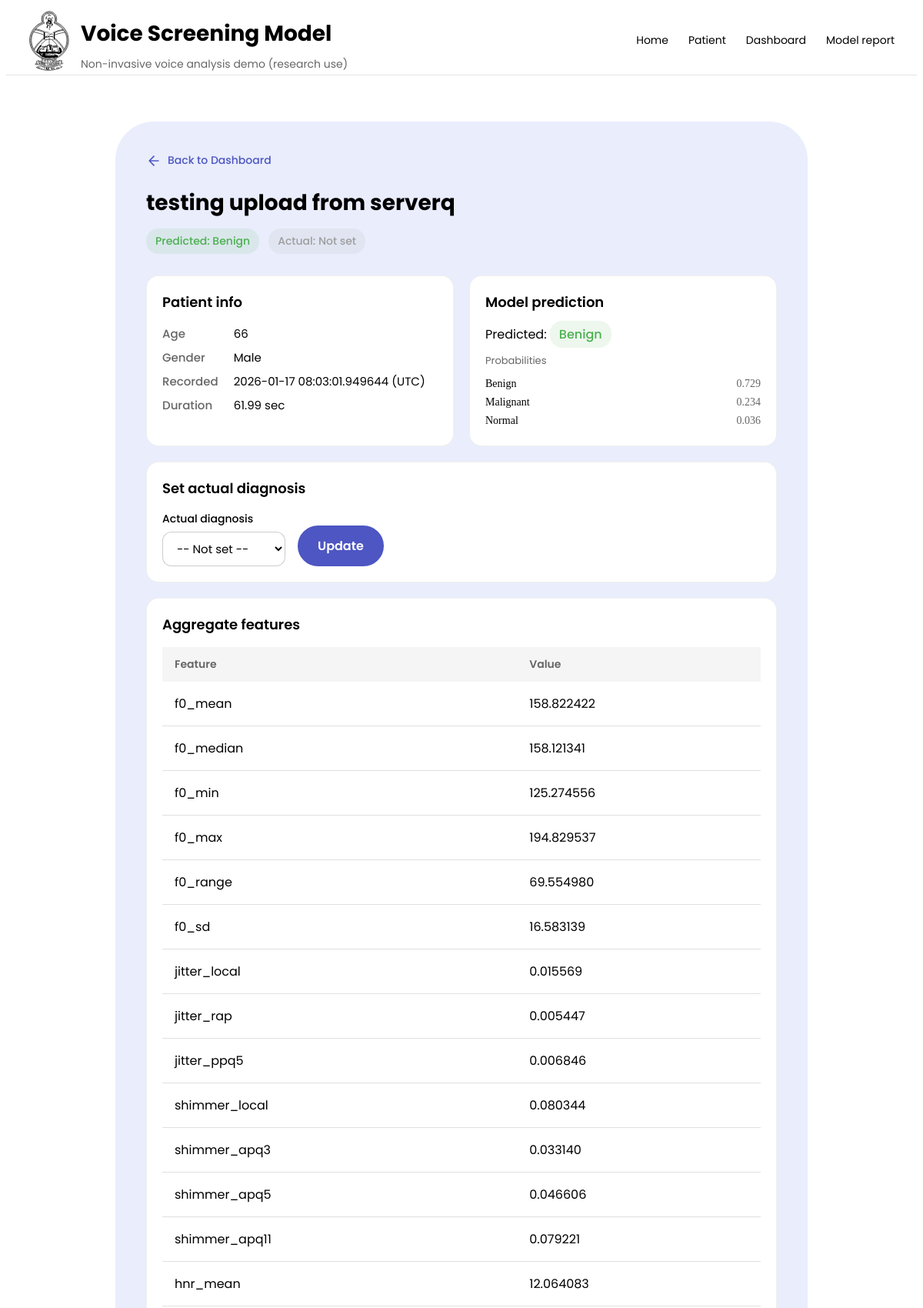
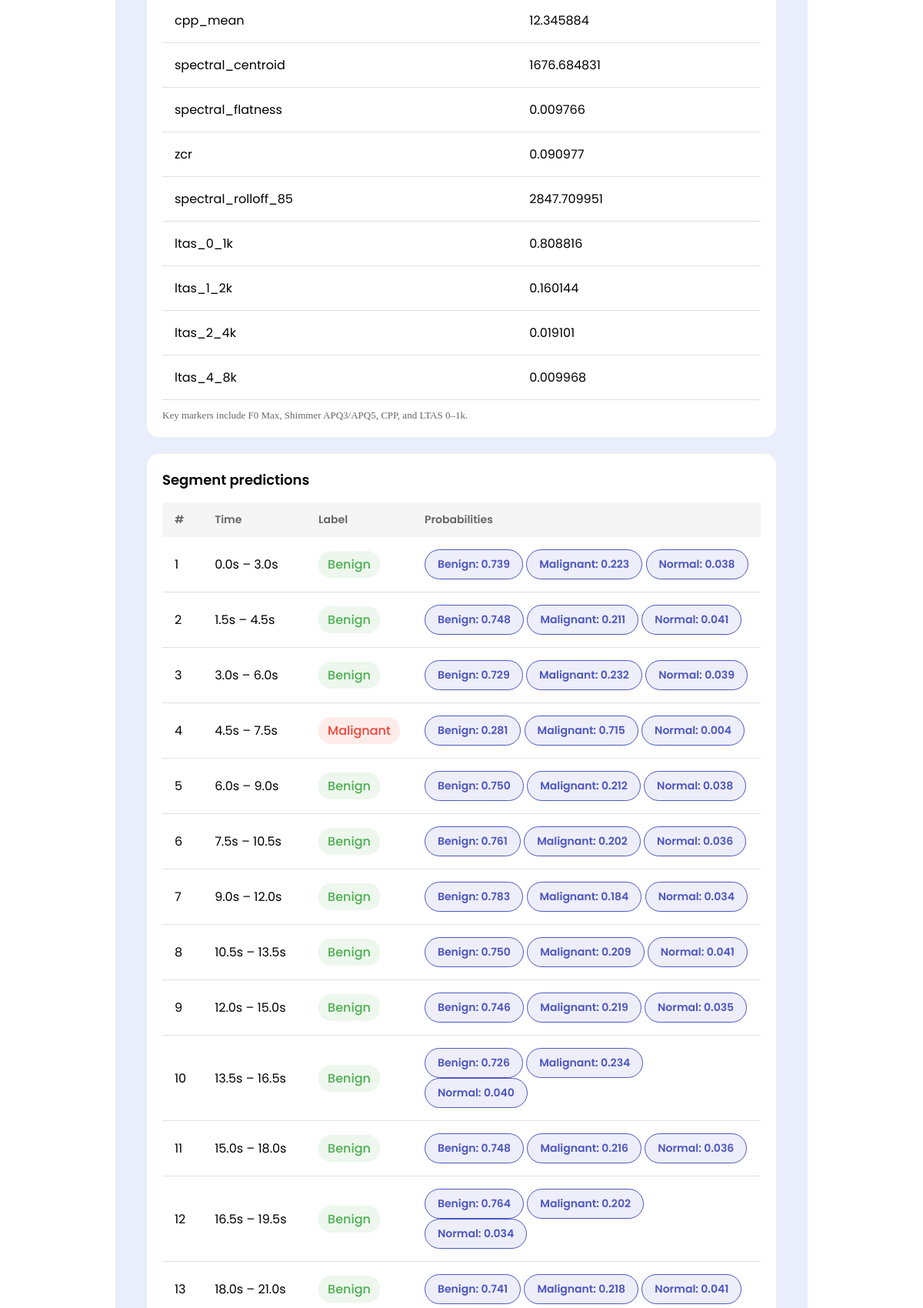
Screenshot of /dashboard/patient/116 (upper part) with the database file from the repository (2 pictures, top to bottom).
### app/models_db.py (models this page shows)
class Patients(SQLModel, table=True):
    id: Optional[int] = Field(default=None, primary_key = True)
    name: str
    age: int
    gender: str
    created_at: datetime = Field(default_factory=datetime.now)
    audio_path: str
    duration_sec: float
    actual_label: Optional[str] = None
    predicted_label: Optional[str] = None
    predicted_proba_json: Optional[str] = Field(default = "{}")
    segments: list["SegmentPredictions"] = Relationship(back_populates = "patient")

class SegmentPredictions(SQLModel, table=True):
    __tablename__ = 'segment_predictions'
    id: Optional[int] = Field(default=None, primary_key = True)
    patient_id: int = Field(foreign_key = "patients.id")
    segment_index: int
    start_time_sec: float
    end_time_sec: float
    predicted_label: str
    predicted_proba_json: str
    features_json: str
    patient: Optional["Patients"] = Relationship(back_populates = "segments")

### app/main.py (the view)
@app.get("/dashboard/patient/{pid}", response_class=HTMLResponse)
def patient_detail(pid: int, request: Request, session: Session = Depends(get_session)):
    rec = session.get(Patients, pid)
    if not rec:
        raise HTTPException(status_code=404, detail="Not found")
    proba = {}
    if rec.predicted_proba_json:
        try:
            proba = json.loads(rec.predicted_proba_json)
        except json.JSONDecodeError:
            proba = {}
    label_map = {
        "0": "Benign",
        "1": "Malignant",
        "2": "Normal",
    }
    proba_mapped = {}
    for key in proba.keys():
        if key in label_map:
            proba_mapped[label_map[key]] = proba[key]
        else:
            proba_mapped[key.capitalize()] = proba[key]
    if rec.predicted_label:
        predicted_label_display = label_map.get(rec.predicted_label, rec.predicted_label.capitalize())
    else:
        predicted_label_display = "NA"
    if predicted_label_display not in label_map:
        predicted_label_display = predicted_label_display.capitalize()
    seg_records = session.exec(
        select(SegmentPredictions)
        .where(SegmentPredictions.patient_id == pid)
        .order_by(SegmentPredictions.segment_index.asc())
    ).all()
    seg_preds = []
    all_features = []
    for seg_rec in seg_records:
        seg_proba = json.loads(seg_rec.predicted_proba_json)
        seg_features = json.loads(seg_rec.features_json)
        seg_proba_mapped = {}
        for key in seg_proba.keys():
            if key in label_map:
                seg_proba_mapped[label_map[key]] = seg_proba[key]
            else:
                seg_proba_mapped[key.capitalize()] = seg_proba[key]
        seg_preds.append({
            "segment_index": seg_rec.segment_index,
            "start_time": seg_rec.start_time_sec,
            "end_time": seg_rec.end_time_sec,
            "label": label_map.get(seg_rec.predicted_label, seg_rec.predicted_label.capitalize()),
            "proba": seg_proba_mapped,
        })
        all_features.append(seg_features)
    if all_features:
        agg_feats = aggregate_segment_features(all_features)
    else:
        agg_feats = {}
    return templates.TemplateResponse(
        "patient_details.html",
        {
            "request": request,
            "rec": rec,
            "predicted_label_display": predicted_label_display,
            "proba": proba_mapped,
            "seg_preds": seg_preds,
            "features": {"aggregate": agg_feats},
            "label_map": label_map,
        },
    )

### app/templates/patient_details.html (shortened to what this page needs)
{% extends "base.html" %}
{% block content %}
<section class="dashboard-card patient-detail-page">
  <nav class="patient-detail-nav">
    <a href="/dashboard?filter=all&source=predicted" class="back-link">
      <svg width="20" height="20" viewBox="0 0 24 24" fill="none" stroke="currentColor" stroke-width="2" stroke-linecap="round" stroke-linejoin="round"><path d="M19 12H5M12 19l-7-7 7-7"/></svg>
      Back to Dashboard
    </a>
  </nav>
  <header class="patient-detail-header">
    <h1 class="patient-detail-title">{{ rec.name }}</h1>
    <div class="patient-detail-badges">
      <span class="status-badge status-{{ predicted_label_display|lower }}">Predicted: {{ predicted_label_display }}</span>
      {% if rec.actual_label %}
        {% set actual_display = "Benign" if (rec.actual_label == "0" or rec.actual_label == "Benign") else ("Malignant" if (rec.actual_label == "1" or rec.actual_label == "Malignant") else "Normal") %}
        <span class="status-badge status-{{ actual_display|lower }}">Actual: {{ actual_display }}</span>
      {% else %}
        <span class="status-badge status-unknown">Actual: Not set</span>
      {% endif %}
    </div>
  </header>
  <div class="patient-detail-grid">
    <div class="patient-panel">
      <h3 class="patient-panel-title">Patient info</h3>
      <dl class="patient-info-dl">
        <dt>Age</dt><dd>{{ rec.age }}</dd>
        <dt>Gender</dt><dd>{{ rec.gender }}</dd>
        <dt>Recorded</dt><dd>{{ rec.created_at }} (UTC)</dd>
        <dt>Duration</dt><dd>{{ "%.2f"|format(rec.duration_sec) }} sec</dd>
      </dl>
    </div>
    <div class="patient-panel">
      <h3 class="patient-panel-title">Model prediction</h3>
      <p class="patient-prediction-main">Predicted: <span class="status-badge status-{{ predicted_label_display|lower }}">{{ predicted_label_display }}</span></p>
      <p class="patient-proba-label">Probabilities</p>
      <ul class="patient-proba-list">
        {% for k, v in proba.items() %}
          <li><span class="proba-name">{{ k }}</span><span class="proba-value">{{ "%.3f"|format(v) }}</span></li>
        {% endfor %}
      </ul>
    </div>
  </div>
  <div class="patient-panel patient-panel-full">
    <h3 class="patient-panel-title">Set actual diagnosis</h3>
    <form method="POST" action="/dashboard/patient/{{ rec.id }}/update-label" class="patient-label-form">
      <label class="patient-label-field">
        <span class="patient-label-label">Actual diagnosis</span>
        <select name="actual_label" class="patient-label-select">
          <option value="">-- Not set --</option>
        </select>
      </label>
      <button type="submit" class="btn primary">Update</button>
    </form>
  </div>
  <div class="patient-panel patient-panel-full">
    <h3 class="patient-panel-title">Aggregate features</h3>
    <div class="patient-table-wrap">
      <table class="dashboard-table">
        <thead><tr><th>Feature</th><th>Value</th></tr></thead>
        <tbody>
          {% for k, v in features["aggregate"].items() %}
            <tr><td>{{ k }}</td><td>{{ "%.6f"|format(v) if v is number else v }}</td></tr>
          {% endfor %}
        </tbody>
      </table>
    </div>
    <p class="patient-panel-note">Key markers include F0 Max, Shimmer APQ3/APQ5, CPP, and LTAS 0–1k.</p>
  </div>
  <div class="patient-panel patient-panel-full">
    <h3 class="patient-panel-title">Segment predictions</h3>
    <div class="patient-table-wrap">
      <table class="dashboard-table">
        <thead><tr><th>#</th><th>Time</th><th>Label</th><th>Probabilities</th></tr></thead>
        <tbody>
          {% for sp in seg_preds %}
            <tr>
              <td>{{ loop.index }}</td>
              <td>{{ "%.1f"|format(sp.start_time) }}s – {{ "%.1f"|format(sp.end_time) }}s</td>
              <td><span class="status-badge status-{{ sp.label|lower }}">{{ sp.label }}</span></td>
              <td>
                {% for k, v in sp.proba.items() %}
                  <span class="pill">{{ k }}: {{ "%.3f"|format(v) }}</span>
                {% endfor %}
              </td>
            </tr>
          {% endfor %}
        </tbody>
      </table>
    </div>
  </div>
</section>
{% endblock %}

### app/static/app.css (style rules this page uses)
body { overflow-x: hidden; background: #FFFFFF; color: #000000; }
.btn { display: inline-block; padding: 12px 24px; border: 2px solid #4D56C2; border-radius: 60px; background: rgba(77, 86, 194, 0.1); color: #4D56C2; font-family: 'Poppins', sans-serif; font-size: 16px; font-weight: 600; text-decoration: none; cursor: pointer; transition: all 0.3s ease; outline: none; }
.btn.primary { background: #4D56C2; color: #FFFFFF; border-color: #4D56C2; }
.pill { display: inline-block; padding: 8px 16px; background: rgba(77, 86, 194, 0.1); border: 1px solid #4D56C2; border-radius: 999px; color: #4D56C2; font-family: 'Poppins', sans-serif; font-size: 14px; font-weight: 600; }
.dashboard-table { width: 100%; border-collapse: separate; border-spacing: 0; font-weight: 400; font-family: 'Poppins', sans-serif; box-shadow: 0 2px 6px rgba(0, 0, 0, 0.1); }
.dashboard-table thead { background: #F5F5F5; font-family: 'Poppins', sans-serif; font-weight: 600; font-size: 16px; }
.dashboard-table th { padding: 12px 16px; text-align: left; font-size: 14px; font-weight: 600; color: #666666; }
.dashboard-table td { padding: 16px; border-bottom: 1px solid #E0E0E0; }
.status-badge { padding: 6px 12px; border-radius: 16px; font-size: 16px; font-family: 'Poppins', sans-serif; font-weight: 500; }
.status-badge.status-benign { background: rgba(76, 175, 80, 0.1); color: #4CAF50; }
.status-badge.status-critical, .status-badge.status-malignant { background: rgba(244, 67, 54, 0.1); color: #F44336; }
.status-badge.status-unknown { background: rgba(158, 158, 158, 0.1); color: #9E9E9E; }
.dashboard-card { max-width: 1200px; margin: 60px auto; padding: 40px; background: #E9EDFC; border-radius: 50px; box-sizing: border-box; }
.patient-detail-page { max-width: 900px; }
.patient-detail-nav { margin-bottom: 24px; }
.back-link { display: inline-flex; align-items: center; gap: 8px; color: #4D56C2; text-decoration: none; font-family: 'Poppins', sans-serif; font-weight: 500; font-size: 14px; transition: color 0.2s; }
.patient-detail-header { margin-bottom: 28px; }
.patient-detail-title { font-family: 'Poppins', sans-serif; font-weight: 700; font-size: 28px; color: #000000; margin: 0 0 12px 0; }
.patient-detail-badges { display: flex; flex-wrap: wrap; gap: 12px; }
.patient-detail-badges .status-badge { font-size: 14px; }
.patient-detail-grid { display: grid; grid-template-columns: 1fr 1fr; gap: 20px; margin-bottom: 20px; }
.patient-panel { background: #FFFFFF; border-radius: 16px; padding: 20px; border: 1px solid rgba(0, 0, 0, 0.06); }
.patient-panel-full { margin-bottom: 20px; }
.patient-panel-title { font-family: 'Poppins', sans-serif; font-weight: 600; font-size: 18px; color: #000000; margin: 0 0 16px 0; }
.patient-info-dl { display: grid; grid-template-columns: auto 1fr; gap: 8px 20px; margin: 0; font-family: 'Poppins', sans-serif; font-size: 15px; }
.patient-info-dl dt { color: #666666; font-weight: 500; }
.patient-info-dl dd { margin: 0; color: #000000; }
.patient-prediction-main { margin: 0 0 12px 0; font-size: 16px; font-family: 'Poppins', sans-serif; }
.patient-proba-label { font-size: 13px; color: #666666; margin: 0 0 8px 0; font-family: 'Poppins', sans-serif; }
.patient-proba-list { list-style: none; margin: 0; padding: 0; }
.patient-proba-list li { display: flex; justify-content: space-between; padding: 4px 0; font-size: 14px; }
.proba-name { font-weight: 500; color: #000000; }
.proba-value { color: #666666; font-variant-numeric: tabular-nums; }
.patient-label-form { display: flex; align-items: flex-end; flex-wrap: wrap; gap: 16px; }
.patient-label-field { display: flex; flex-direction: column; gap: 6px; }
.patient-label-label { font-size: 14px; font-weight: 500; color: #000000; font-family: 'Poppins', sans-serif; }
.patient-label-select { padding: 10px 14px; border: 1px solid rgba(0, 0, 0, 0.2); border-radius: 12px; background: #FFFFFF; font-family: 'Poppins', sans-serif; font-size: 15px; min-width: 160px; }
.patient-table-wrap { overflow-x: auto; margin-bottom: 12px; }
.patient-table-wrap .dashboard-table { min-width: 400px; }
.patient-panel-note { font-size: 13px; color: #666666; margin: 0; }
.patient-detail-nav { display: flex; justify-content: space-between; align-items: center; flex-wrap: wrap; gap: 12px; }

### rows the page displays
Patients: name "testing upload from serverq", predicted_label "Benign", age "66", gender "Male", created_at "2026-01-17 08:03:01.949644", duration_sec "61.99"
SegmentPredictions: start_time "0.0", end_time "3.0", label "Benign", proba "Benign" "Malignant" "Normal", v "0.739" "0.223" "0.038"
SegmentPredictions: start_time "1.5", end_time "4.5", label "Benign", proba "Benign" "Malignant" "Normal", v "0.748" "0.211" "0.041"
SegmentPredictions: start_time "3.0", end_time "6.0", label "Benign", proba "Benign" "Malignant" "Normal", v "0.729" "0.232" "0.039"
SegmentPredictions: start_time "4.5", end_time "7.5", label "Malignant", proba "Benign" "Malignant" "Normal", v "0.281" "0.715" "0.004"
SegmentPredictions: start_time "6.0", end_time "9.0", label "Benign", proba "Benign" "Malignant" "Normal", v "0.750" "0.212" "0.038"
SegmentPredictions: start_time "7.5", end_time "10.5", label "Benign", proba "Benign" "Malignant" "Normal", v "0.761" "0.202" "0.036"
SegmentPredictions: start_time "9.0", end_time "12.0", label "Benign", proba "Benign" "Malignant" "Normal", v "0.783" "0.184" "0.034"
SegmentPredictions: start_time "10.5", end_time "13.5", label "Benign", proba "Benign" "Malignant" "Normal", v "0.750" "0.209" "0.041"
SegmentPredictions: start_time "12.0", end_time "15.0", label "Benign", proba "Benign" "Malignant" "Normal", v "0.746" "0.219" "0.035"
SegmentPredictions: start_time "13.5", end_time "16.5", label "Benign", proba "Benign" "Malignant" "Normal", v "0.726" "0.234" "0.040"
SegmentPredictions: start_time "15.0", end_time "18.0", label "Benign", proba "Benign" "Malignant" "Normal", v "0.748" "0.216" "0.036"
SegmentPredictions: start_time "16.5", end_time "19.5", label "Benign", proba "Benign" "Malignant" "Normal", v "0.764" "0.202" "0.034"
SegmentPredictions: start_time "18.0", end_time "21.0", label "Benign", proba "Benign" "Malignant" "Normal", v "0.741" "0.218" "0.041"

### other values shown
{{ k }} "Benign" "Malignant" "Normal"
{{ "%.3f"|format(v) }} "0.729" "0.234" "0.036"
{{ k }} "f0_mean" "f0_median" "f0_min" "f0_max" "f0_range" "f0_sd" "jitter_local" "jitter_rap" "jitter_ppq5" "shimmer_local" "shimmer_apq3" "shimmer_apq5" "shimmer_apq11" "hnr_mean" "cpp_mean" "spectral_centroid" "spectral_flatness" "zcr" "spectral_rolloff_85" "ltas_0_1k" "ltas_1_2k" "ltas_2_4k" "ltas_4_8k"
{{ "%.6f"|format(v) if v is number else v }} "158.822422" "158.121341" "125.274556" "194.829537" "69.554980" "16.583139" "0.015569" "0.005447" "0.006846" "0.080344" "0.033140" "0.046606" "0.079221" "12.064083" "12.345884" "1676.684831" "0.009766" "0.090977" "2847.709951" "0.808816" "0.160144" "0.019101" "0.009968"
